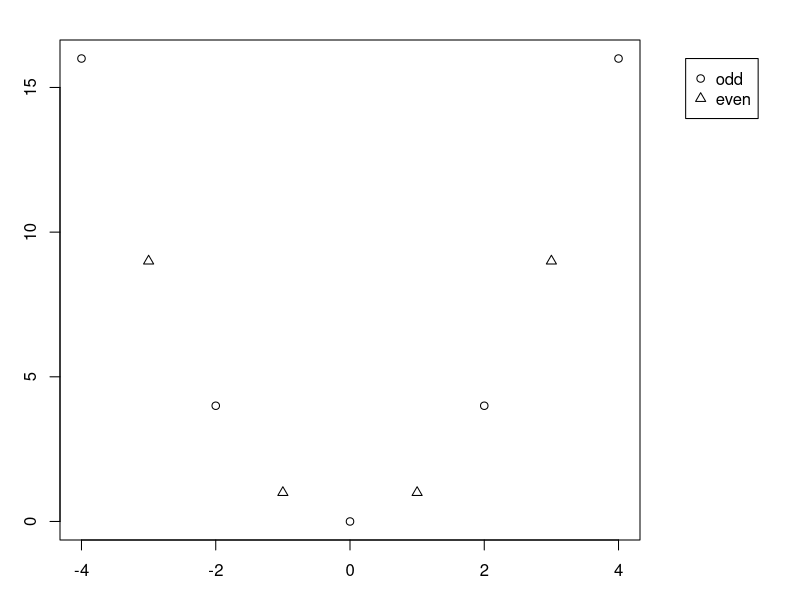

The R source for this figure:
#!/usr/bin/env Rscript

par(xpd = NA, mar = c(3, 3, 2, 8))
plot(-4:4, (-4:4)^2, pch = 1:2, ann = FALSE)
legend(c("odd", "even"), pch = 1:2, x = 5, y = 4^2)
